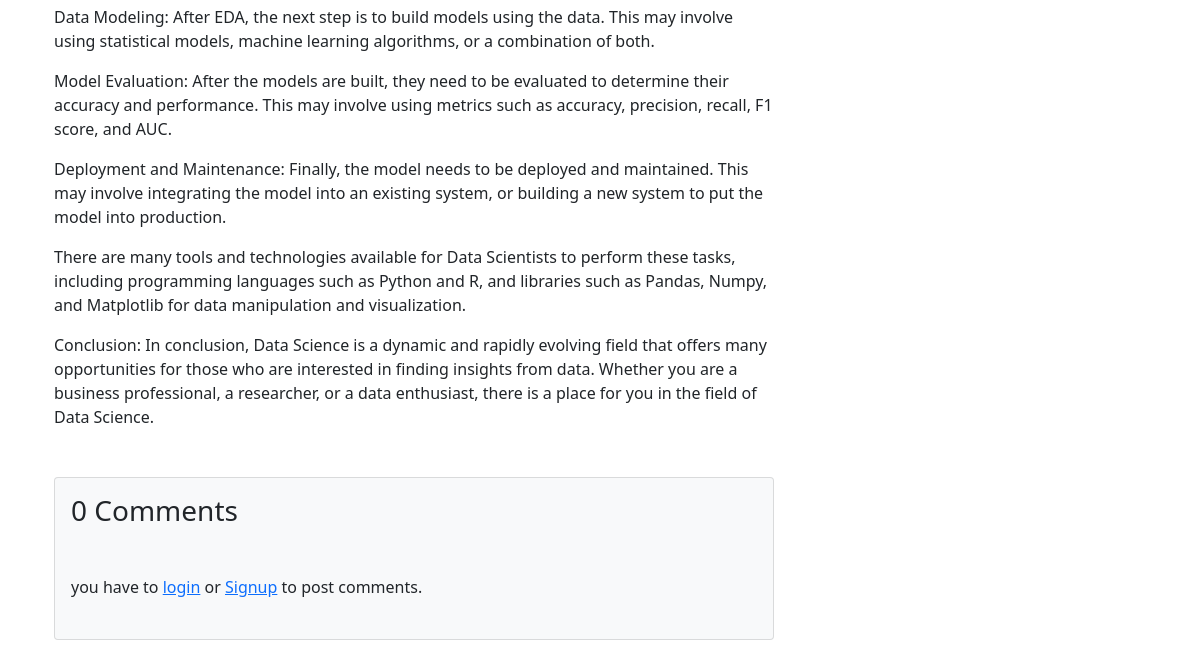
Page /getblog/3 (lower part) on the earlier database version.
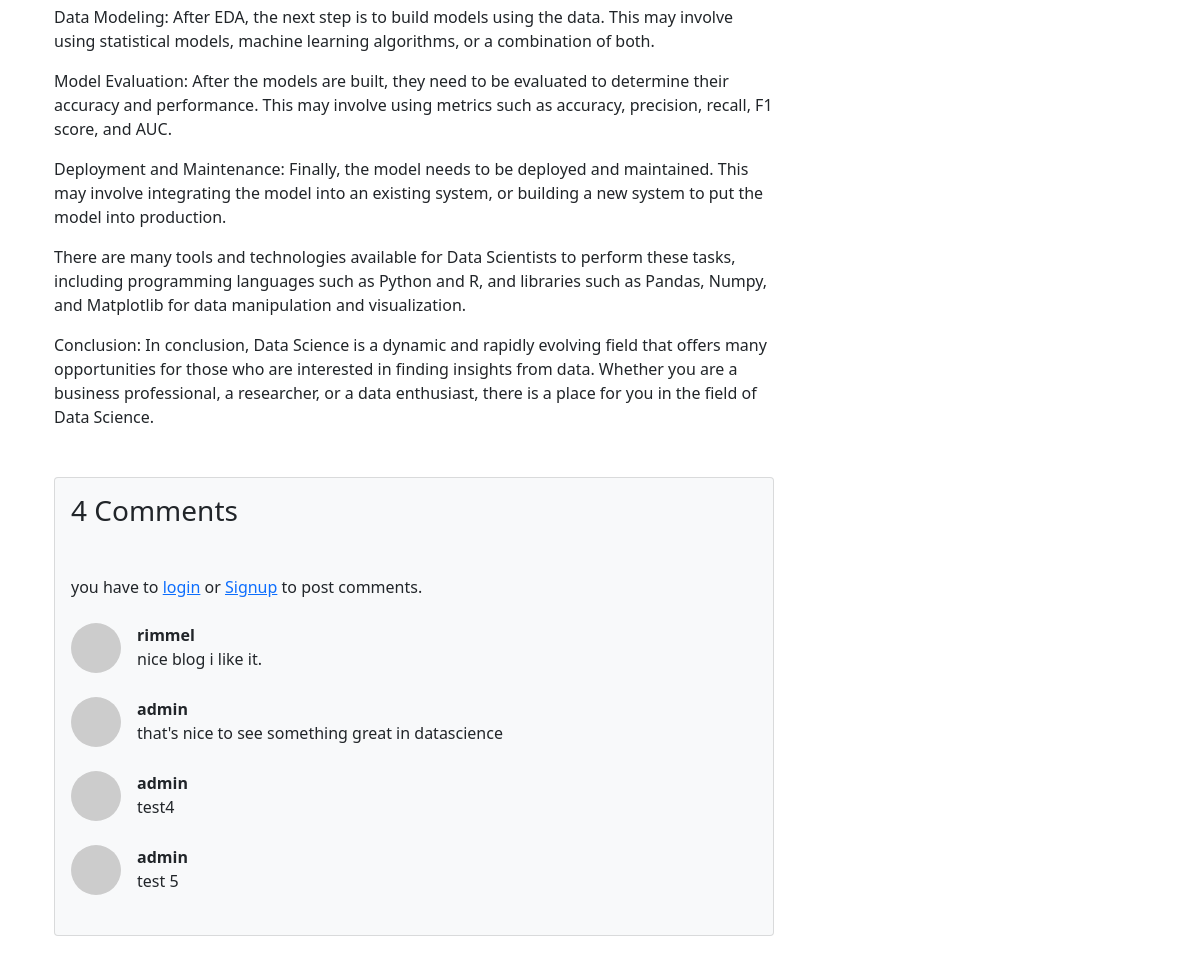
Same page on the later database version.
### blog/models.py (models this page shows, shortened)
class Comment(models.Model):
    post = models.ForeignKey(Post, on_delete=models.CASCADE, related_name='comments')
    author = models.ForeignKey(User, on_delete=models.CASCADE)
    content = models.TextField()
    date_posted = models.DateTimeField(auto_now_add=True)

### blog/views.py (the view)
# urls.py: path("getblog/<int:id>",views.getblog,name="getblog"),
def getblog(request,id):
    blog = Post.objects.filter(id=id).first()
    blog.increment()
    blog.save()
    tags_obj = Tags.objects.filter(post=blog).first()
    if tags_obj is None:
        tags = []
    else:
        tags = [i for i in tags_obj.tags.split("#")][1:]
    print(tags)
    html_content = markdown.markdown(blog.content)
    author_blogs = Post.objects.filter(author=blog.author)
    comments = Comment.objects.filter(post=blog)
    no = len(comments)
    return render(request,"blog_view.html",{"tags":tags,"blog":blog,"blog_markdown":html_content,"author_blogs":author_blogs,"comments":comments,"no":no})

### blog/models.py (called while the page is built)
    def increment(self):
        self.views += 1

### blog/templates/blog_view.html (shortened to what this page needs)
{% extends 'base.html' %}
{% load static %}
{% block stylesheet %}
<link rel="stylesheet" href="{% static 'blog/css/blog_view.css' %}">
{% endblock stylesheet %}
{% block content %}
<div class="container mt-5">
    <div class="row">
        <div class="col-lg-8">
            <article>
                <section class="mb-5">
                    {{ blog_markdown|safe }}
                </section>
            </article>
            <section class="mb-5">
                <div class="card bg-light">
                    <div class="card-body">
                        <h3 class="fw mb-5">{{ no }} Comments</h3>
                        {% if user.is_authenticated %}
                        <form class="mb-4" method="post" action="{% url 'post_comments' blog.id user.id %}" ><textarea class="form-control" name="comment" rows="3" placeholder="Join the discussion and leave a comment!"></textarea><br>
                        {% csrf_token %}
                        <button class="btn btn-primary">Comment</button>
                        {% else %}
                        you have to <a href="/login">login</a> or <a href="/register">Signup</a> to post comments.
                        <br><br>
                        {% endif %}
                        {% for i in comments %}
                        <div class="d-flex">
                            <div class="flex-shrink-0"><img class="rounded-circle" src="https://dummyimage.com/50x50/ced4da/6c757d.jpg" alt="..." /></div>
                            <div class="ms-3">
                                <div class="fw-bold">{{ i.author.username }}</div>
                                {{ i.content }}
                            </div>
                        </div>
                        <br>
                        {% endfor %}
                    </div>
                </div>
            </section>
        </div>
        <div class="col-lg-4">
    </div>
</div>
{% endblock %}

### Citizen-Board-Django/templates/base.html (shortened to what this page needs)
{% load static %}
<!DOCTYPE html>
<html>
<head>
<link rel="stylesheet" href="{% static 'css/bootstrap.min.css' %}">
{% block stylesheet %}{% endblock %}
</head>
<body>
    {% block body %}
    <div class="container">
        {% block content %}
        {% endblock %}
        </div>
        {% endblock body %}
        </body>
</html>

Differences in the rows shown:
added Comment: author.username "rimmel", content "nice blog i like it."
added Comment: author.username "admin", content "that's nice to see something great in datascience"
added Comment: author.username "admin", content "test4"
added Comment: author.username "admin", content "test 5"
Other differences:
{{ no }}: "0" → "4"
